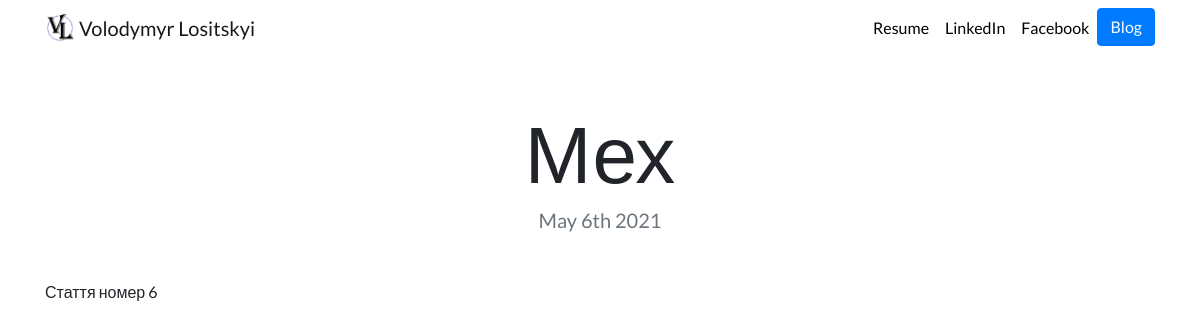
/blog/6/, run on an earlier commit of the app's database.
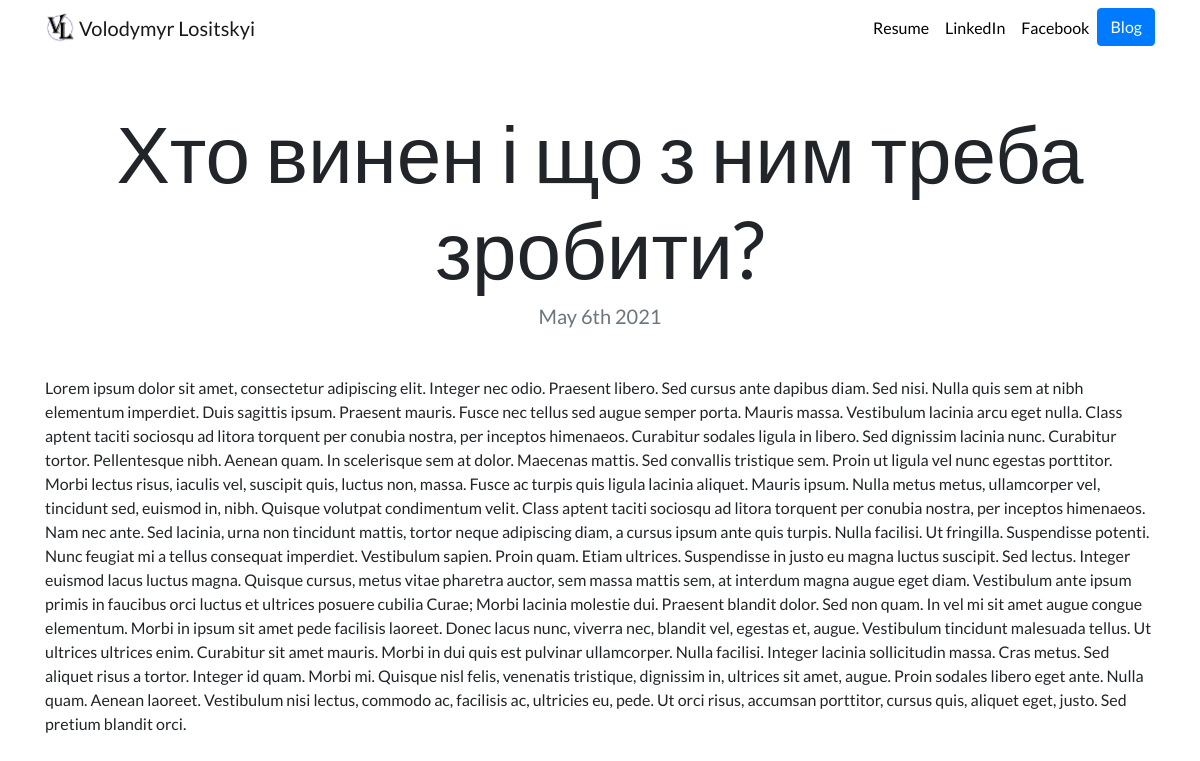
And on a later commit of the database.
### blog/models.py (models this page shows, shortened)
class Blog (models.Model):
    title = models.CharField(max_length=200)
    description  = models.TextField()
    date = models.DateField()

### blog/views.py (the view)
# urls.py: path('<str:blog_id>/', views.detail, name='detail'),
def detail(request, blog_id):
    blog = get_object_or_404 (Blog, pk=blog_id)
    return render(request, 'blog/detail.html', {'blog':blog})

### blog/templates/blog/detail.html
{% extends "portfolio/base.html" %}
{% load static %}
{% block content %}
<h1 class="text-center mt-5" id="blogdetailtitle">{{ blog.title }}</h1>
<h5 class="text-center text-muted mb-5">{{ blog.date|date:'F jS Y' }}</h5>
{{ blog.description|safe }}
{% endblock %}

What changed in the data, as far as the page shows it:
changed Blog: title "Мех" → "Хто винен і що з ним треба зробити?"; description "Стаття номер 6" → "Lorem ipsum dolor sit amet, consectetur adipiscing elit. Integer nec odio. Praesent libero. Sed cursus ante dapibus diam. Sed nisi. Nulla quis sem at nibh elementum imperdiet. Duis sagittis ipsum. Praesent mauris. Fusce nec tellus sed augue semper porta. Mauris massa. Vestibulum lacinia arcu eget nulla. Class aptent taciti sociosqu ad litora torquent per conubia nostra, per inceptos himenaeos. Curabitur sodales ligula in libero. Sed dignissim lacinia nunc. Curabitur tortor. Pellentesque nibh. Aenean quam. In scelerisque sem at dolor. Maecenas mattis. Sed convallis tristique sem. Proin ut ligula vel nunc egestas porttitor. Morbi lectus risus, iaculis vel, suscipit quis, luctus non, massa.…"
